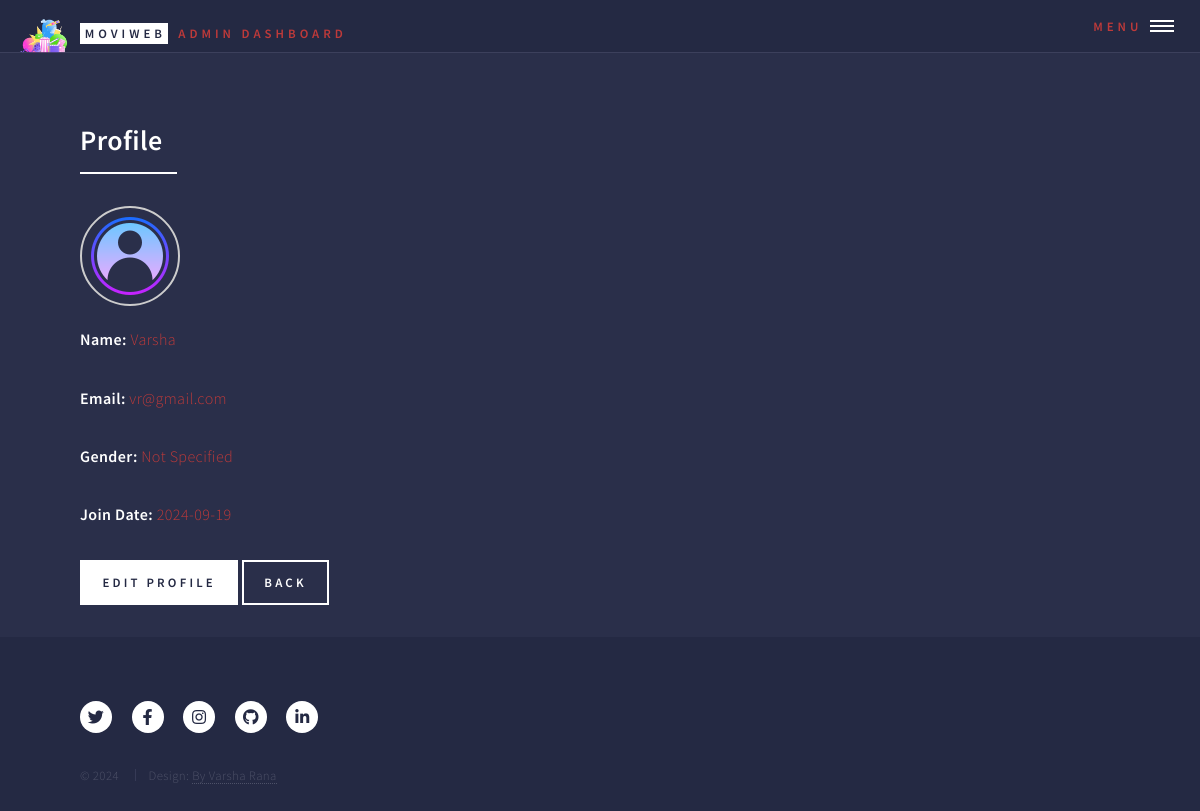
Before: /admin/view_user/2 (signed in) with the older database file.
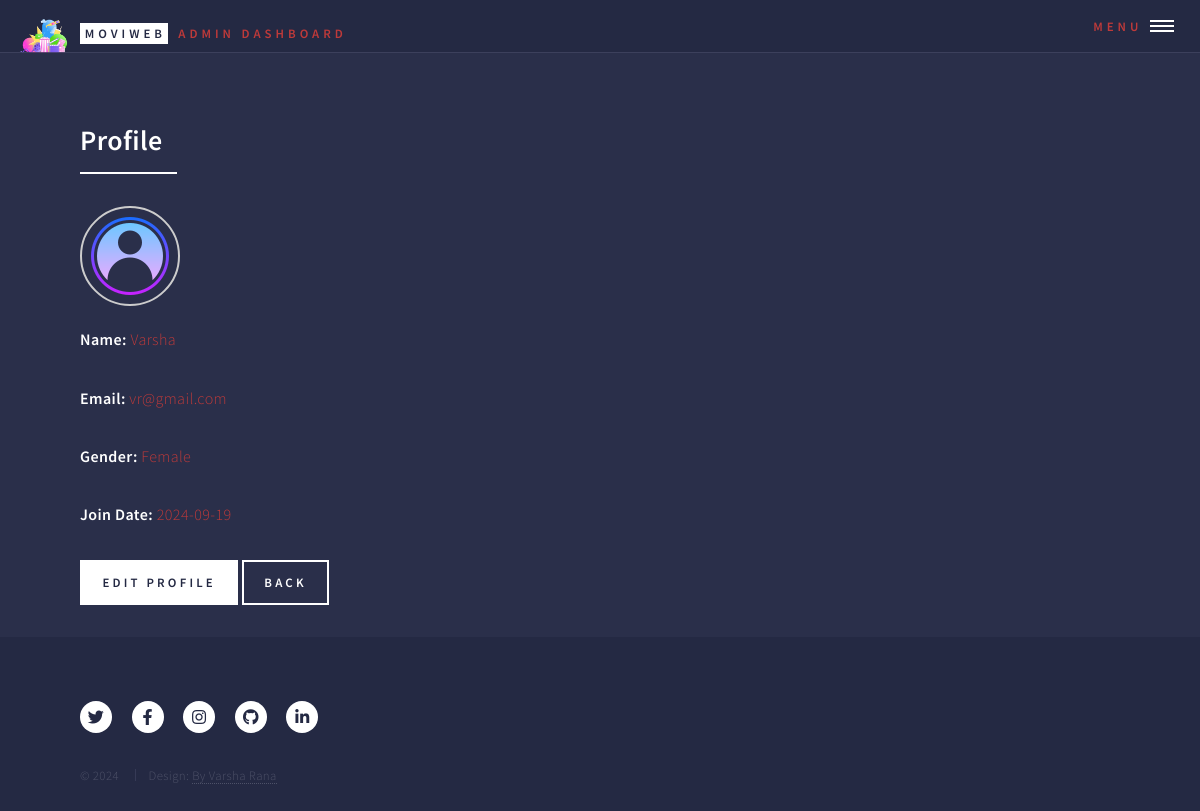
After: the same page with the newer database file.
### models.py (models this page shows, shortened)
class User(db.Model):
    __tablename__ = 'user'
    id = db.Column(db.Integer, primary_key=True)
    name = db.Column(db.String(100), nullable=False)
    email = db.Column(db.String(120), unique=True, nullable=False)
    password = db.Column(db.String(200), nullable=False)
    gender = db.Column(db.String(10), nullable=True)  # Optional field for gender
    profile_picture = db.Column(db.String(200), nullable=True)  # Optional field for profile picture URL
    password_update_date = db.Column(db.DateTime, nullable=True)
    join_date = db.Column(db.DateTime, default=db.func.current_timestamp())
    movies = db.relationship('Movie', backref='user', lazy=True)
    favorites = db.relationship('Favorite', back_populates='user', lazy=True)
    admin_id = db.Column(db.Integer, db.ForeignKey('admin.id'), nullable=True)

### blueprints/admin.py (the view)
@admin_bp.route('/view_user/<int:user_id>', methods=['GET', 'POST'])
def view_user(user_id):
    if not admin_logged_in():
        return handle_not_logged_in()
    admin = admin_logged_in()
    if admin is None:
        return handle_invalid_admin()  # Handle case where admin is not logged in
    user = User.query.filter_by(id=user_id).first_or_404()
    return render_template('view_user.html', user=user)

### blueprints/common_fun.py (called while the page is built)
def admin_logged_in():
    admin_id = session.get('admin_id')
    if admin_id:
        return Admin.query.get(admin_id)  # This should return the Admin object or None
    return None

### templates/admin/view_user.html (shortened to what this page needs)
<!DOCTYPE HTML>
<html>
<head>
    <link rel="stylesheet" href="../../static/css/main.css"/>
</head>
<body class="is-preload">
<div id="wrapper">
    <header id="header" class="alt">
        {% include 'partials/admin_header.html' %}
    </header>
    <div id="main">
        <section id="user-profile">
            <div class="inner">
                <header class="major">
                    <h2>Profile</h2>
                </header>
                <div class="profile-image">
                    {% if user.profile_picture %}
                    <img src="{{ url_for('static', filename='images/upload/profile_image/' ~ user.profile_picture) }}"
                         alt="Profile Picture" class="profile-pic"/>
                    {% else %}
                    <img src="{{ url_for('static', filename='images/default_profile.png') }}"
                         alt="Default Profile Picture" class="profile-pic"/>
                    {% endif %}
                </div>
                <p><strong>Name:</strong> {{ user.name }}</p>
                <p><strong>Email:</strong> {{ user.email }}</p>
                <p><strong>Gender:</strong> {{ user.gender or 'Not Specified' }}</p>
                <p><strong>Join Date:</strong> {{ user.join_date.strftime('%Y-%m-%d') }}</p>
                <a href="{{ url_for('admin_bp.edit_user', user_id=user.id) }}" class="button primary">Edit
                    Profile</a>
                <a href="{{ url_for('admin_bp.manage_users') }}" class="button">Back</a>
            </div>
        </section>
    </div>
    <footer id="footer">
        {% include 'partials/movie_web_app_footer.html' %}
    </footer>
</div>
</body>
</html>

### templates/partials/admin_header.html
<a href="{{ url_for('admin_bp.admin_dashboard') }}" class="logo">
    <img src="../../static/images/logo.png" class="logo-image">
    <strong>MoviWeb</strong>
    <span>Admin Dashboard</span></a>
<nav>
    <a href="#menu">Menu</a>
</nav>

### templates/partials/movie_web_app_footer.html (shortened to what this page needs)
<div class="inner">
    <ul class="icons">
        <li><a href="https://x.com/?lang=en" class="icon brands alt fa-twitter"></a></li>
        <li><a href="https://www.facebook.com/" class="icon brands alt fa-facebook-f"></a>
        </li>
        <li><a href="https://www.instagram.com/" class="icon brands alt fa-instagram"></a>
        </li>
        <li><a href="https://github.com/Vrana710" class="icon brands alt fa-github"></a></li>
        <li><a href="https://www.linkedin.com/in/varsha-rana/" class="icon brands alt fa-linkedin-in"></a></li>
    </ul>
    <ul class="copyright">
        <li>&copy; 2024</li>
        <li>Design: <a href="https://www.linkedin.com/in/varsha-rana/">By Varsha Rana</a></li>
    </ul>
</div>

Changed rows visible on the page:
changed User "Varsha": gender "Not Specified" → "Female"
